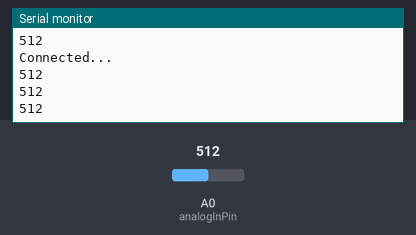
A sketch run on a simulated Arduino Uno, built with avr-gcc and run on an emulated ATmega328P. On the bench: the last lines printed to the serial monitor. The test bench sets the inputs (shaded band); at power-on: A0 (analogInPin) = 512. No MQTT or app messages arrive unless stated.

Above: at 2.5 s.
2.6 s: A0 (analogInPin) set to 716
At 2.94 s:
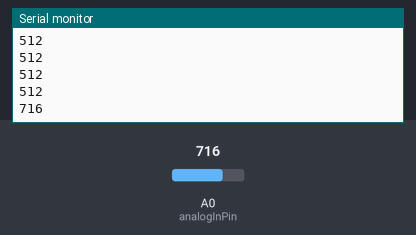
4.1 s: A0 (analogInPin) set to 900
At 4.19 s:
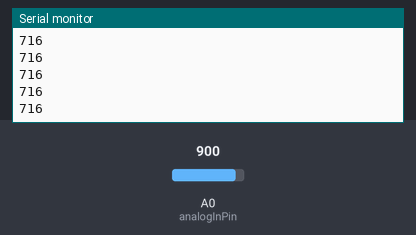
Timing chart, 0 to 7.1 s (numbered marks = the images above; inputs shaded):
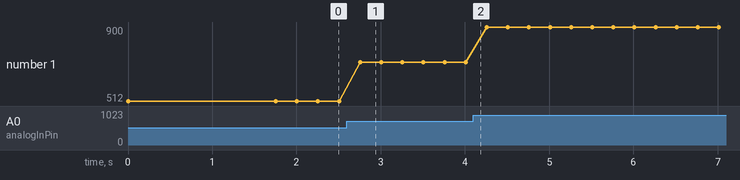

Measured:
- after the input at 2.6 s, the serial monitor: prints a new line after 0.16 s (image 1)
- plotted number 1: 512 → 716 after the input at 2.6 s, 716 → 900 after the input at 4.1 s

The sketch:

publisher.ino
```cpp
#include "EspMQTTClient.h"

/************************* WiFi Access Point *********************************/

#define WLAN_SSID       "Wireless"
#define WLAN_PASS       "iot-research"

/***************************** Broker MQTT ***********************************/

#define SERVER_IP       "34.171.228.78"
#define SERVER_PORT     1883
#define IDENTIFY_NAME   "Publisher"

/*************************** Network Config **********************************/

EspMQTTClient client(
  WLAN_SSID,
  WLAN_PASS,
  SERVER_IP,
  IDENTIFY_NAME,
  SERVER_PORT
);

/*************************** Variables **********************************/

const int analogInPin = A0;  // ESP8266 Analog Pin ADC0 = A0
char sensorValue[20];  // value read from the pot

/*************************** Code **********************************/

void setup()
{
  Serial.begin(115200);

  client.enableDebuggingMessages();     // Enable debugging messages sent to serial output
  client.enableHTTPWebUpdater();        // Enable the web updater. User and password default to values of MQTTUsername and MQTTPassword. These can be overridded with enableHTTPWebUpdater("user", "password").
  client.enableLastWillMessage("TestClient/lastwill", "I am going offline", true);      // You can activate the retain flag by setting the third parameter to true
}

void onConnectionEstablished()
{
  Serial.println("Connected...");
}

void loop()
{
  itoa(analogRead(analogInPin), sensorValue, 10);
  client.publish("sensor/tensao", sensorValue, true);

  Serial.println(sensorValue);
  delay(0.250 * 1000);

  client.loop();
}
```
